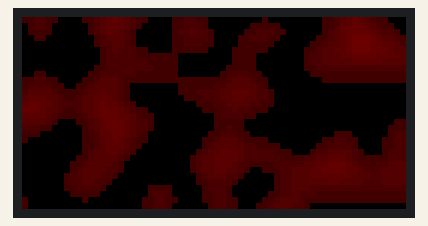
Recording of a sketch running on a simulated ESP8266 (NodeMCU). Shown: 64×32 colour display.

Above: at 0.1 s.
At 2.6 s:
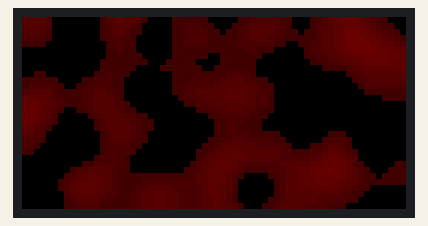
At 5.3 s:
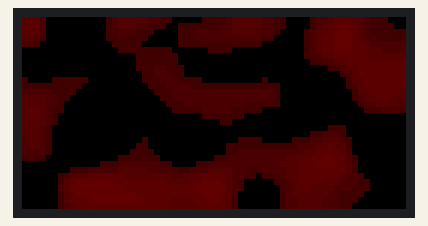
At 10.4 s:
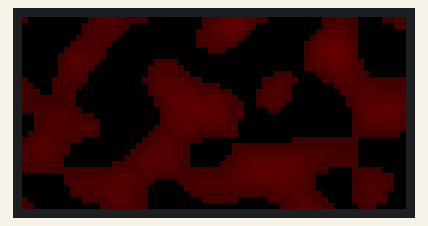
At 15.6 s:
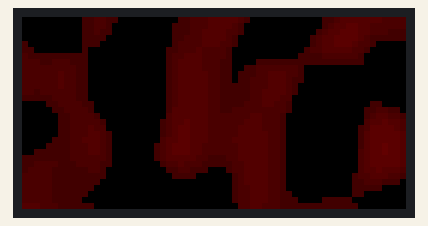
At 20.8 s:
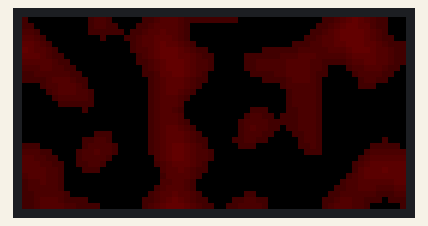

The sketch:

LED_Panel_64x32_Lava_Lamp_Effect.ino
```cpp
/*******************************************************************
    Implements the Perlin noise algorithm to display a kind of lava
    lamp effect on a 64x32 LED panel with an ESP8266 as controller.
    For hardware setup see:
    https://www.instructables.com/id/RGB-LED-Matrix-With-an-ESP8266/
    (Credits to Brian Lough for his help.)

    Written by Maximilian Laurenz
 *******************************************************************/

// ----------------------------
// Standard Libraries - Already Installed if you have ESP8266 set up
// ----------------------------

#include <Ticker.h>

// ----------------------------
// Additional Libraries - each one of these will need to be installed.
// ----------------------------

#include <PxMatrix.h>
// The library for controlling the LED Matrix
// Needs to be manually downloaded and installed
// https://github.com/2dom/PxMatrix

Ticker display_ticker;

// Pins for LED MATRIX
#define P_LAT 16
#define P_A 5
#define P_B 4
#define P_C 15
#define P_OE 2
#define P_D 12
#define P_E 0

// LED matrix size in dots:
#define MATRIX_WIDTH 64
#define MATRIX_HEIGHT 32
#define MATRIX_SIZE MATRIX_WIDTH * MATRIX_HEIGHT

// Choose your board configuration:
// PxMATRIX display(MATRIX_WIDTH, MATRIX_HEIGHT, P_LAT, P_OE, P_A, P_B, P_C);
   PxMATRIX display(MATRIX_WIDTH, MATRIX_HEIGHT, P_LAT, P_OE, P_A, P_B, P_C, P_D);
// PxMATRIX display(MATRIX_WIDTH, MATRIX_HEIGHT, P_LAT, P_OE, P_A, P_B, P_C, P_D, P_E);

// Image buffer for faster drawing to the screen:
uint8_t buffer[MATRIX_SIZE];

// Perlin noise initializer HASH:
int p[512] = {151, 160, 137, 91, 90, 15, 131, 13, 201, 95, 96, 53, 194, 233, 7, 225, 140, 36, 103, 30, 69
, 142, 8, 99, 37, 240, 21, 10, 23, 190, 6, 148, 247, 120, 234, 75, 0, 26, 197, 62, 94, 252, 219
, 203, 117, 35, 11, 32, 57, 177, 33, 88, 237, 149, 56, 87, 174, 20, 125, 136, 171, 168, 68, 175
, 74, 165, 71, 134, 139, 48, 27, 166, 77, 146, 158, 231, 83, 111, 229, 122, 60, 211, 133, 230
, 220, 105, 92, 41, 55, 46, 245, 40, 244, 102, 143, 54, 65, 25, 63, 161, 1, 216, 80, 73, 209
, 76, 132, 187, 208, 89, 18, 169, 200, 196, 135, 130, 116, 188, 159, 86, 164, 100, 109, 198
, 173, 186, 3, 64, 52, 217, 226, 250, 124, 123, 5, 202, 38, 147, 118, 126, 255, 82, 85, 212
, 207, 206, 59, 227, 47, 16, 58, 17, 182, 189, 28, 42, 223, 183, 170, 213, 119, 248, 152, 2
, 44, 154, 163, 70, 221, 153, 101, 155, 167, 43, 172, 9, 129, 22, 39, 253, 19, 98, 108, 110
, 79, 113, 224, 232, 178, 185, 112, 104, 218, 246, 97, 228, 251, 34, 242, 193, 238, 210, 144
, 12, 191, 179, 162, 241, 81, 51, 145, 235, 249, 14, 239, 107, 49, 192, 214, 31, 181, 199, 106
, 157, 184, 84, 204, 176, 115, 121, 50, 45, 127, 4, 150, 254, 138, 236, 205, 93, 222, 114, 67
, 29, 24, 72, 243, 141, 128, 195, 78, 66, 215, 61, 156, 180};

// === Perlin noise adapted from http://www.rosettacode.org/
double fade(double t) { return t * t * t * (t * (t * 6 - 15) + 10); }
double lerp(double t, double a, double b) { return a + t * (b - a); }
double grad(int hash, double x, double y, double z) {
  int h = hash & 15;
  double u = h<8 ? x : y,
    v = h<4 ? y : h==12||h==14 ? x : z;
  return ((h&1) == 0 ? u : -u) + ((h&2) == 0 ? v : -v);
}

double noise(double x, double y, double z) {
  int X = (int)floor(x) & 255,
  Y = (int)floor(y) & 255,
  Z = (int)floor(z) & 255;
  x -= floor(x);
  y -= floor(y);
  z -= floor(z);
  double u = fade(x),
  v = fade(y),
  w = fade(z);
  int A = p[X  ]+Y, AA = p[A]+Z, AB = p[A+1]+Z,
  B = p[X+1]+Y, BA = p[B]+Z, BB = p[B+1]+Z;

  return
    lerp(w, lerp(v, lerp(u, grad(p[AA  ], x  , y  , z   ),
                            grad(p[BA  ], x-1, y  , z   )),
            lerp(u, grad(p[AB  ], x  , y-1, z   ),
                            grad(p[BB  ], x-1, y-1, z   ))),
    lerp(v, lerp(u, grad(p[AA+1], x  , y  , z-1 ),
                            grad(p[BA+1], x-1, y  , z-1 )),
            lerp(u, grad(p[AB+1], x  , y-1, z-1 ),
                            grad(p[BB+1], x-1, y-1, z-1 ))));
}
// ===

double mapRange(double a1, double a2, double b1, double b2, double s) {
  return b1 + (s - a1) * (b2 - b1) / (a2 - a1);
}

// ISR for display refresh
void display_updater() {
  display.display(10);
}

void setup() {
  // Initialize the second half of the Perlin HASH array:
  for (int i = 0; i < 256; i++) p[256+i] = p[i];

  // Reset image buffer array:
  for (int i = 0; i < MATRIX_SIZE; i++) buffer[i] = 0;

  // Initialize display, this is just copied from the PxMatrix examples:
  display.begin(16);
  display_ticker.attach(0.002, display_updater);

  // yield() returns action to system tasks of ESP,
  // this function must be called regularily or the micro-controller will crash and soft reset:
  yield();

  int c = 0, idx;
  uint16_t c565;
  float perlinX, perlinY;

  for (float z = 0; z < 2; z = z + 0.02) { // 100 frames
    // display.clearDisplay(); // does not help against flicker, when delay is more reduced

    for (float y = 0; y < MATRIX_HEIGHT; y = y + 1) {
      for (float x = 0; x < MATRIX_WIDTH; x = x + 1) {
        perlinX = x / 10;
        perlinY = y / 10;
        c = mapRange(-1, 1, 0, 128, noise(perlinX, perlinY, z));
        if (c < 64) c = 0; // erase lower color values
        c565 = display.color565(c, 0, 0);
        idx = x + y * 64;
        if (buffer[idx] != c) {
          display.drawPixel(x, y, c565);
          buffer[idx] = c;
        }
      }
      if ((int)y % 5 == 0) delay(1); // remove this and you get the horrible strobe effect :(
    }

    delay(200);
  }
}

void loop() {
}
```
